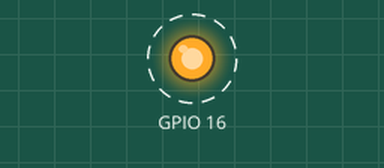
Bench run of a program on a simulated Raspberry Pi (BCM pin numbers). On the bench: output pins drawn as LEDs (lit = HIGH). Dashed ring = blinking.

Above: at 0.5 s.
Timing chart, 0 to 4.6 s (numbered marks = the images above):
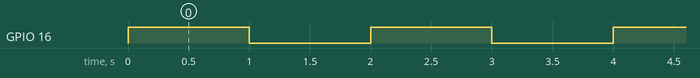

The program:

greenLed.py
```python
import RPi.GPIO as GPIO
import time

GPIO.setmode(GPIO.BCM)
GPIO.setup(16, GPIO.OUT)

while True:
    GPIO.output(16, GPIO.HIGH)
    time.sleep(1)
    GPIO.output(16, GPIO.LOW)
    time.sleep(1)

GPIO.cleanup()
```

Measured:
- by itself, GPIO 16: alternates HIGH for 1.0 s and LOW for 1.0 s
